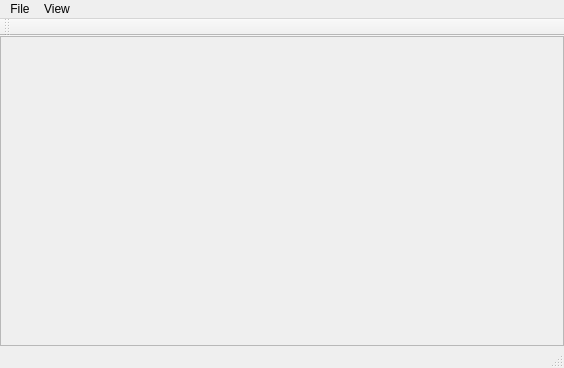
<?xml version="1.0" encoding="UTF-8"?>
<ui version="4.0">
 <class>TamyEditorClass</class>
 <widget class="QMainWindow" name="TamyEditorClass">
  <property name="geometry">
   <rect>
    <x>0</x>
    <y>0</y>
    <width>564</width>
    <height>368</height>
   </rect>
  </property>
  <property name="contextMenuPolicy">
   <enum>Qt::NoContextMenu</enum>
  </property>
  <property name="windowTitle">
   <string>TamyEditor</string>
  </property>
  <widget class="QWidget" name="centralWidget">
   <property name="enabled">
    <bool>true</bool>
   </property>
   <property name="contextMenuPolicy">
    <enum>Qt::NoContextMenu</enum>
   </property>
   <layout class="QHBoxLayout" name="horizontalLayout">
    <property name="spacing">
     <number>0</number>
    </property>
    <property name="margin">
     <number>0</number>
    </property>
    <item>
     <widget class="QFrame" name="renderWindow">
      <property name="frameShape">
       <enum>QFrame::StyledPanel</enum>
      </property>
      <property name="frameShadow">
       <enum>QFrame::Raised</enum>
      </property>
      <layout class="QVBoxLayout" name="verticalLayout">
       <property name="spacing">
        <number>0</number>
       </property>
       <property name="margin">
        <number>0</number>
       </property>
      </layout>
     </widget>
    </item>
   </layout>
  </widget>
  <widget class="QMenuBar" name="menuBar">
   <property name="geometry">
    <rect>
     <x>0</x>
     <y>0</y>
     <width>564</width>
     <height>21</height>
    </rect>
   </property>
   <widget class="QMenu" name="menuFile">
    <property name="title">
     <string>File</string>
    </property>
   </widget>
   <widget class="QMenu" name="menuView">
    <property name="title">
     <string>View</string>
    </property>
   </widget>
   <addaction name="menuFile"/>
   <addaction name="menuView"/>
  </widget>
  <widget class="QToolBar" name="mainToolBar">
   <attribute name="toolBarArea">
    <enum>TopToolBarArea</enum>
   </attribute>
   <attribute name="toolBarBreak">
    <bool>false</bool>
   </attribute>
  </widget>
  <widget class="QStatusBar" name="statusBar"/>
  <action name="actionOpen">
   <property name="text">
    <string>Open</string>
   </property>
  </action>
  <action name="actionSave">
   <property name="text">
    <string>Save</string>
   </property>
  </action>
  <action name="actionSelectAssetsDir">
   <property name="text">
    <string>Select assets dir</string>
   </property>
  </action>
  <action name="actionQuit">
   <property name="text">
    <string>Quit</string>
   </property>
  </action>
  <action name="actionProperties">
   <property name="text">
    <string>Properties</string>
   </property>
  </action>
  <action name="actionFrom_IWF">
   <property name="text">
    <string>From IWF</string>
   </property>
  </action>
  <action name="actionFrom_XML">
   <property name="text">
    <string>From XML</string>
   </property>
  </action>
  <action name="actionImportFromIWF">
   <property name="text">
    <string>From IWF</string>
   </property>
  </action>
 </widget>
 <layoutdefault spacing="6" margin="11"/>
 <resources>
  <include location="tamyeditor.qrc"/>
 </resources>
 <connections/>
</ui>
